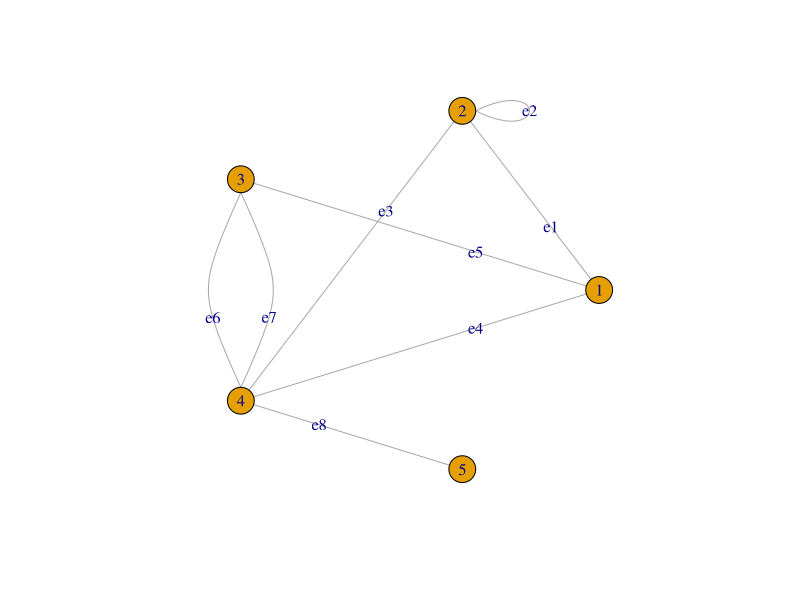
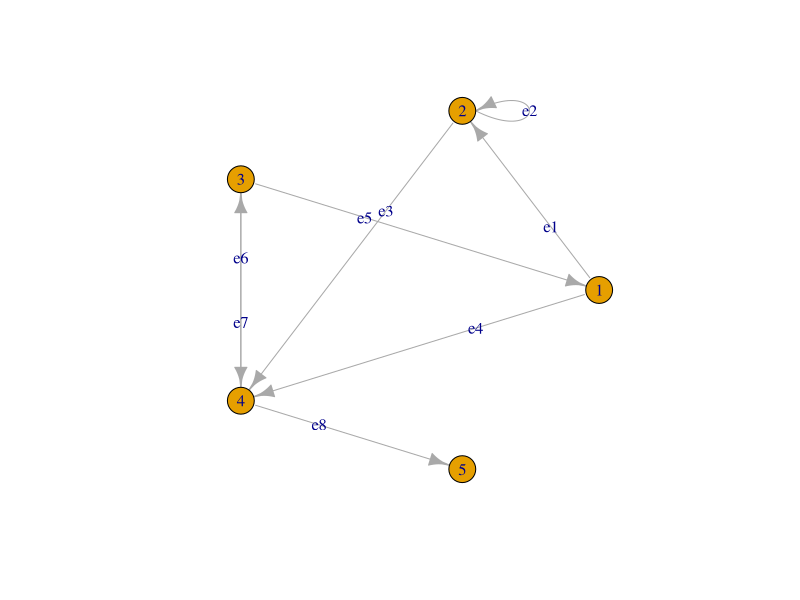
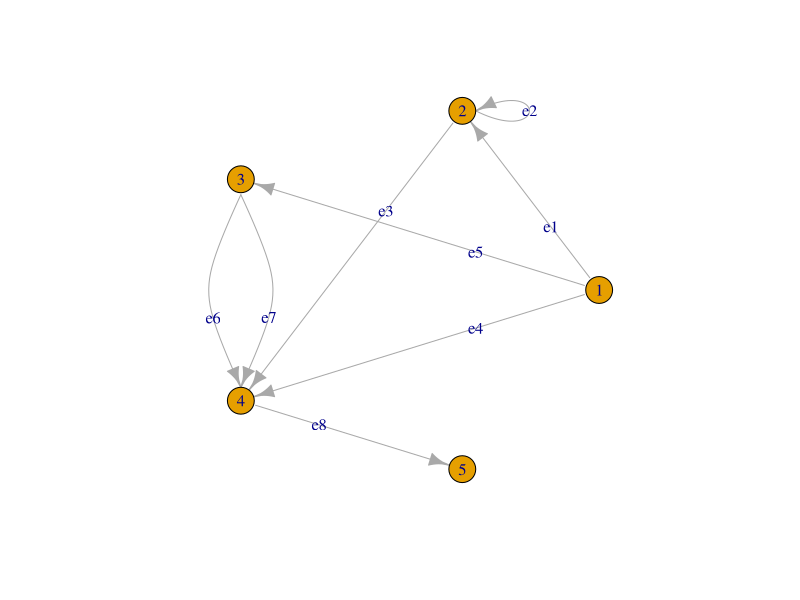
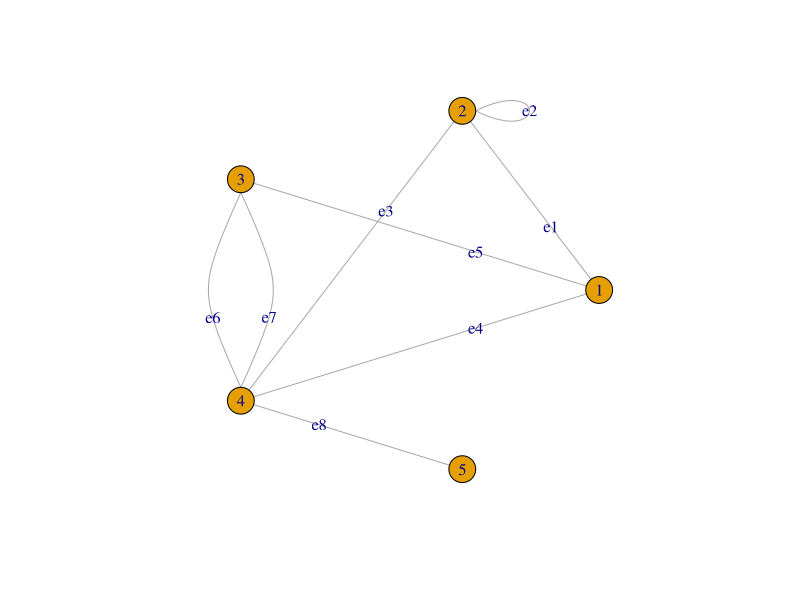
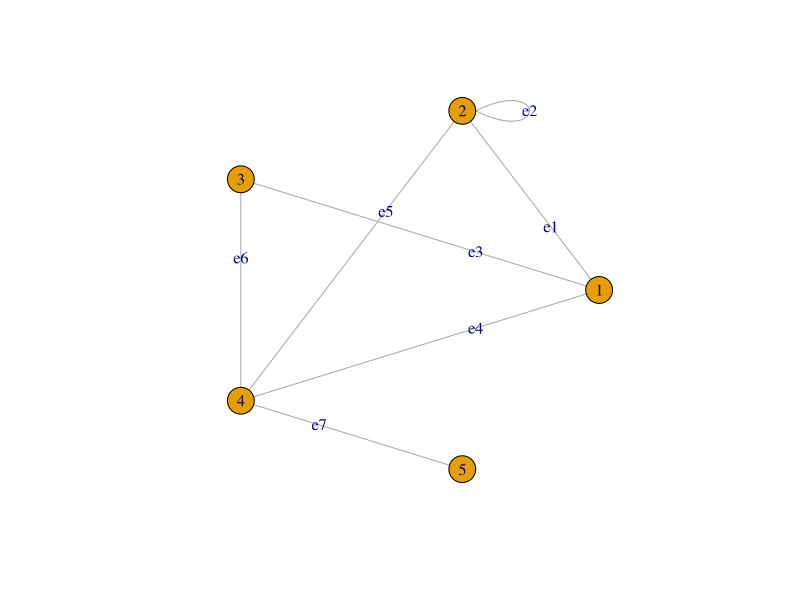

R code for these plots, in order:
library(igraph)

e <- c(1,2, 2,2, 2,4, 1,4, 3,1, 3,4, 4,3, 4,5) 
g1 <- graph(edges = e, directed = FALSE)
eNames <- paste("e", 1:8, sep="")
plot(g1, layout=layout.circle, edge.label=eNames)
g2 <- graph(edges = e)
plot(g2, layout=layout.circle, edge.label=eNames)

V(g1)
E(g2)

E(g2, P = c(1, 2, 4, 5))
E(g2, path = c(1, 2, 4, 5))

g<-as.directed(g1, mode = "arbitrary")
plot(g, layout=layout.circle, edge.label=eNames)

g<-as.undirected(g2, mode = "each")
plot(g, layout=layout.circle, edge.label=eNames)

g<-as.undirected(g2)
plot(g, layout=layout.circle, edge.label=eNames)

